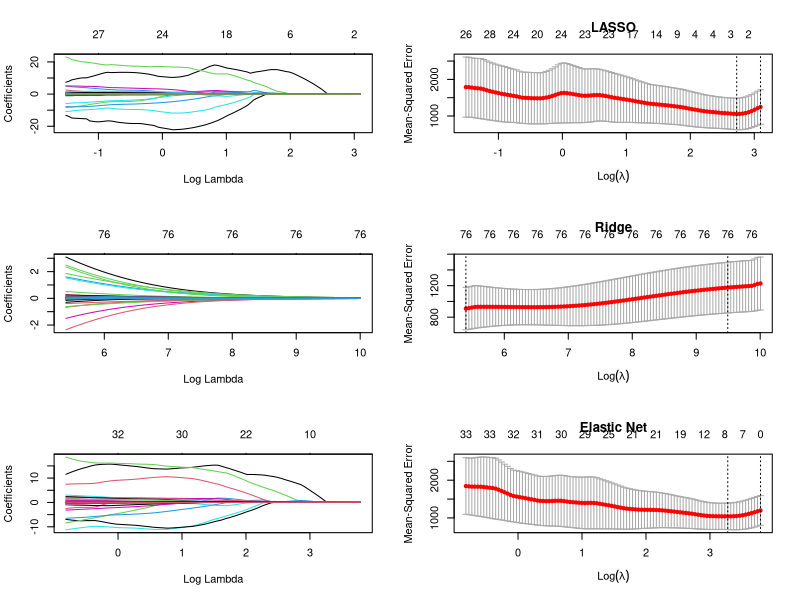

The R source for this figure:
## ---- chunk 1
library(glmnet)
## ---- chunk 2
eyegaze <- read.csv("Eyetracking_Data.csv",na.string=c("999","999.00","#NULL!"),stringsAsFactors = FALSE)
#Remove the NA values
eyegaze <- na.omit(eyegaze)
#setting id, dot and dob to null since they are not in our concern
eyegaze$ID <- NULL
eyegaze$DOT <- NULL
eyegaze$DOB <- NULL
#Since compdiff is calculated directly from the following variables, we remove them from the dataset. 
eyegaze$Comp_E_Percent <- NULL
eyegaze$Comp_E_Total <- NULL
eyegaze$Comp_Percent <- NULL
eyegaze$Comp_Total <- NULL
eyegaze$Comp_S_Total <- NULL
eyegaze$Comp_S_Percent <- NULL
## ---- chunk 3
set.seed(110)
#setting training and testing datasets.
train.index <- sample(1:nrow(eyegaze), 0.7*nrow(eyegaze))
train <- eyegaze[train.index, ]
test <- eyegaze [-train.index, ]

#build x matrix for lasso,elnet and ridge
x <- model.matrix(CompDiff~., train)[,-1]
y <- train$CompDiff

x.test <- model.matrix(CompDiff~., test)[,-1]
y.test <- test$CompDiff

#fitting the model
fit.lasso <- glmnet(x, y,family="gaussian", alpha=1)
fit.ridge <- glmnet(x, y,family="gaussian", alpha=0)
fit.elnet <- glmnet(x, y,family="gaussian", alpha=.5)
## ---- chunk 4
#using cross validation to find the most appropriate(lowest mse) lambda values for the three models.
fit.lasso.cv <- cv.glmnet(x, y, type.measure="mse", alpha=1, 
                          family="gaussian")
fit.ridge.cv <- cv.glmnet(x, y, type.measure="mse", alpha=0,
                          family="gaussian")
fit.elnet.cv <- cv.glmnet(x, y, type.measure="mse", alpha=.5,
                          family="gaussian")

## ---- chunk 5
for (i in 0:10) {
    assign(paste("fit", i, sep=""), cv.glmnet(x, y, type.measure="mse", 
                                              alpha=i/10,family="gaussian"))
}
## ---- chunk 6
# Plot solution paths:
par(mfrow=c(3,2))

plot(fit.lasso, xvar="lambda")
plot(fit10, main="LASSO")

plot(fit.ridge, xvar="lambda")
plot(fit0, main="Ridge")

plot(fit.elnet, xvar="lambda")
plot(fit5, main="Elastic Net")
## ---- chunk 7
yhat0 <- predict(fit0, s=fit0$lambda.1se, newx=x.test)
yhat1 <- predict(fit1, s=fit1$lambda.1se, newx=x.test)
yhat2 <- predict(fit2, s=fit2$lambda.1se, newx=x.test)
yhat3 <- predict(fit3, s=fit3$lambda.1se, newx=x.test)
yhat4 <- predict(fit4, s=fit4$lambda.1se, newx=x.test)
yhat5 <- predict(fit5, s=fit5$lambda.1se, newx=x.test)
yhat6 <- predict(fit6, s=fit6$lambda.1se, newx=x.test)
yhat7 <- predict(fit7, s=fit7$lambda.1se, newx=x.test)
yhat8 <- predict(fit8, s=fit8$lambda.1se, newx=x.test)
yhat9 <- predict(fit9, s=fit9$lambda.1se, newx=x.test)
yhat10 <- predict(fit10, s=fit10$lambda.1se, newx=x.test)

mse0 <- mean((y.test - yhat0)^2)
mse1 <- mean((y.test - yhat1)^2)
mse2 <- mean((y.test - yhat2)^2)
mse3 <- mean((y.test - yhat3)^2)
mse4 <- mean((y.test - yhat4)^2)
mse5 <- mean((y.test - yhat5)^2)
mse6 <- mean((y.test - yhat6)^2)
mse7 <- mean((y.test - yhat7)^2)
mse8 <- mean((y.test - yhat8)^2)
mse9 <- mean((y.test - yhat9)^2)
mse10 <- mean((y.test - yhat10)^2)

for(i in 1:10){
  name = paste("mse",i,sep="")
  print(eval(as.name(name)))
}
## ---- chunk 8
bestlam = fit.lasso.cv$lambda.min
predict(fit.lasso, type = 'coefficients', s = bestlam)
bestlam = fit.ridge.cv$lambda.min
predict(fit.ridge, type = 'coefficients', s = bestlam)
bestlam = fit.elnet.cv$lambda.min
predict(fit.elnet, type = 'coefficients', s = bestlam)
coef(fit.lasso)
